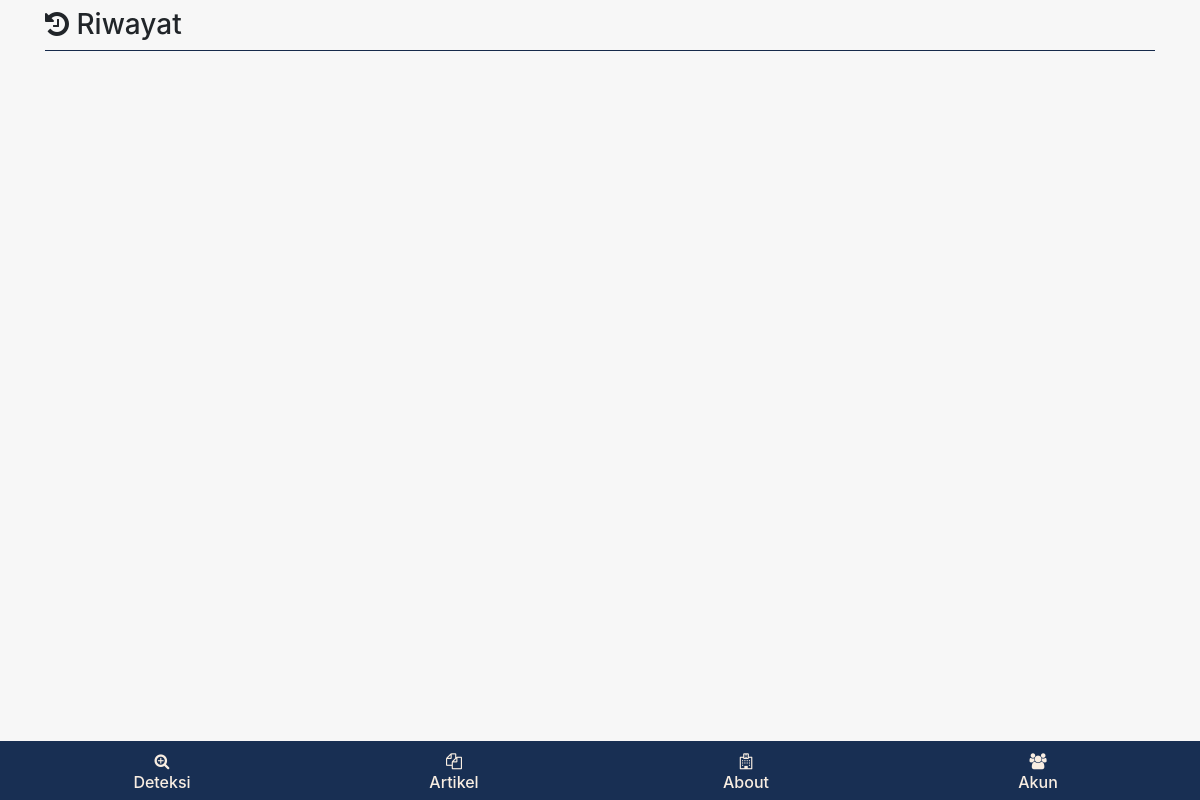
The app's page /view/index.php?page=riwayat (signed in), older data.
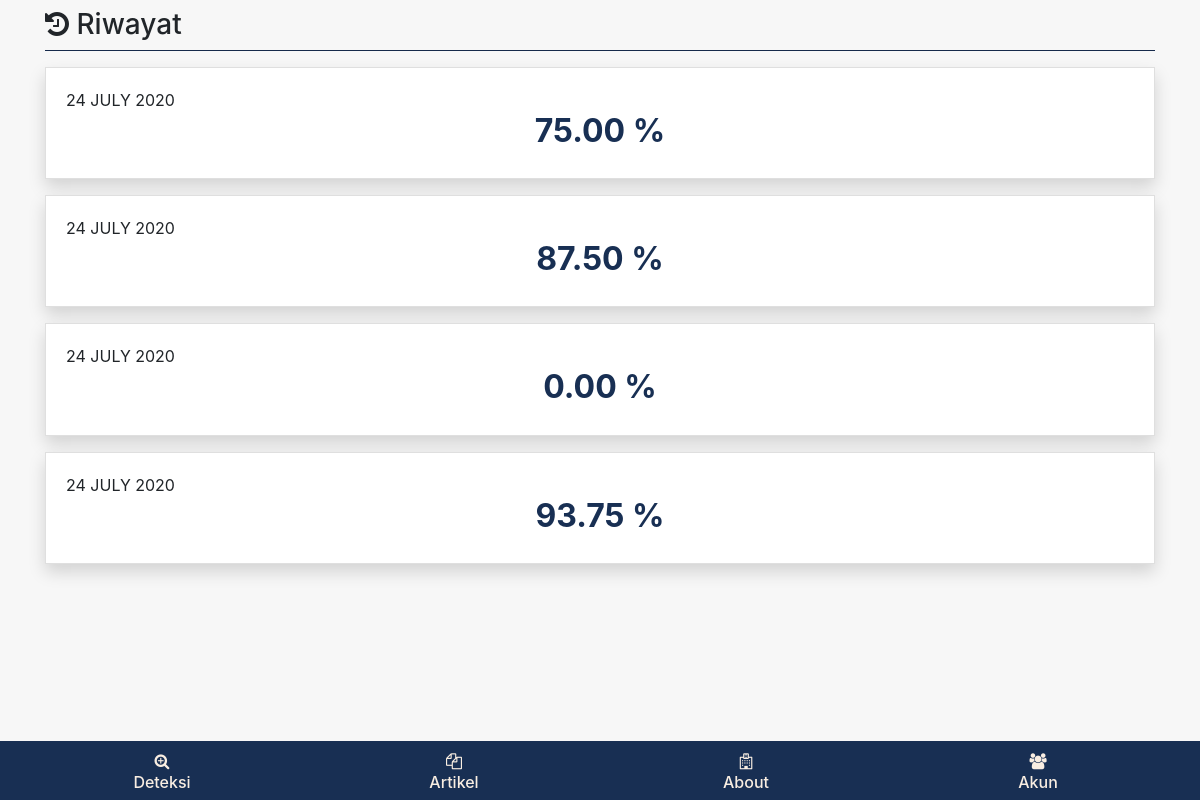
The same page, newer data.
### tables this page shows
CREATE TABLE `tbl_hasil_diagnosa` (
  `id` int(11) NOT NULL,
  `id_user` int(11) NOT NULL,
  `kode_diagnosa` varchar(56) NOT NULL,
  `presentase_hasil` decimal(4,2) DEFAULT NULL,
  `tanggal` date NOT NULL
);

### view/akun/riwayat.php (the view)
<?php $iduser = $_SESSION['id'] ?>
<?php $gethasildiagnosa = $koneksi->query("SELECT * FROM tbl_hasil_diagnosa WHERE id_user = '$iduser' ORDER BY id DESC") ?>
<div class="container">
    <h3 class="mt-2"> <i class="fa fa-history"></i> Riwayat</h3>
    <hr class="mt-0 bg-biru">
    <?php while($datadiagnosa = $gethasildiagnosa->fetch_assoc()): ?>
    <div class="card shadow mb-3 rounded-0">
        <div class="card-body">
            <div class="text-uppercase">
                <?= date("d F Y",strtotime($datadiagnosa['tanggal'])) ?>
            </div>
            <div class="text-center h2 text-biru font-weight-bold">
                <?= $datadiagnosa['presentase_hasil'] ?> %
            </div>
        </div>
    </div>
    <?php endwhile ?>
</div>

Row changes from the older to the newer data that the page shows:
added tbl_hasil_diagnosa: tanggal "24 JULY 2020", presentase_hasil "75.00"
added tbl_hasil_diagnosa: tanggal "24 JULY 2020", presentase_hasil "87.50"
added tbl_hasil_diagnosa: tanggal "24 JULY 2020", presentase_hasil "0.00"
added tbl_hasil_diagnosa: tanggal "24 JULY 2020", presentase_hasil "93.75"
